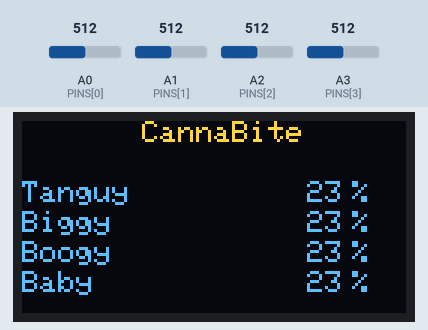
Recording of a sketch running on a simulated Arduino Uno, built with avr-gcc and run on an emulated ATmega328P. On the bench: 128×64 one-colour display. Inputs (shaded band) come from the test bench; at power-on: A0 (PINS[0]) = 512, A1 (PINS[1]) = 512, A2 (PINS[2]) = 512, A3 (PINS[3]) = 512. The OLED is the two-colour kind (top 16 rows yellow).

Above: at 3.2 s.
3.3 s: A0 (PINS[0]) set to 523
6.0 s: A1 (PINS[1]) set to 716
At 6.6 s:
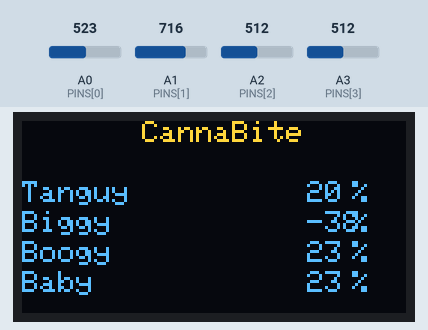
8.7 s: A2 (PINS[2]) set to 716
At 10.9 s:
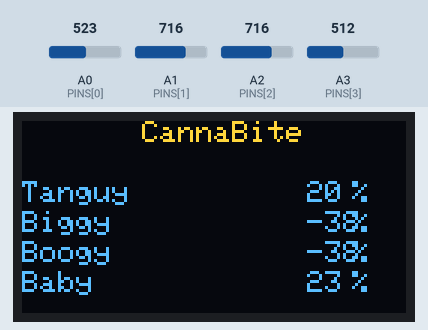
11.7 s: A3 (PINS[3]) set to 716
At 13.7 s:
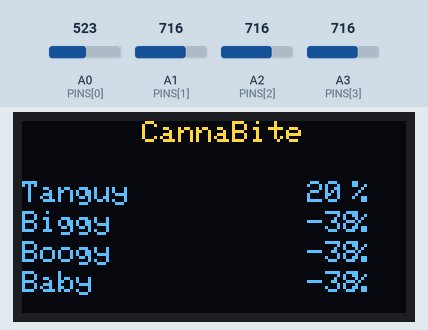
14.4 s: A0 (PINS[0]) set to 716
At 16.9 s:
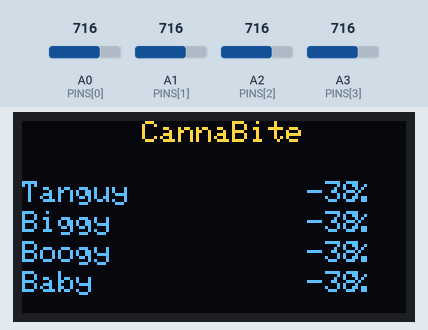
17.8 s: A1 (PINS[1]) set to 992
At 19.6 s:
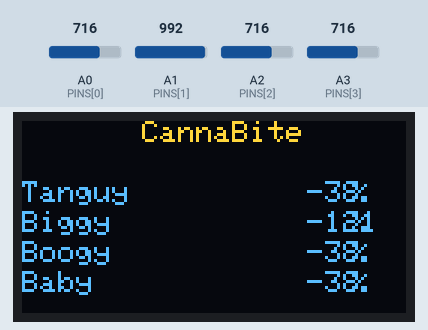
Timing chart, 0 to 21.1 s (numbered marks = the images above; inputs shaded):
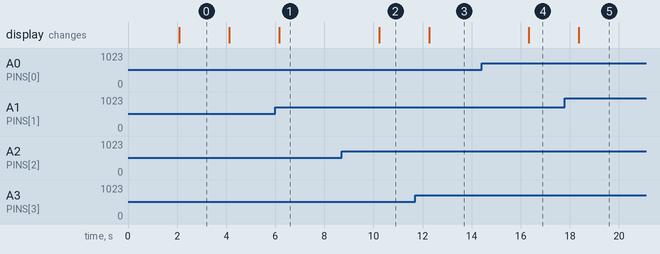

Measured:
- after the input at 6.0 s, the display: changes after 0.16 s (image 1)
- after the input at 8.7 s, the display: changes after 1.5 s (image 2)
- after the input at 11.7 s, the display: changes after 0.56 s (image 3)
- after the input at 14.4 s, the display: changes after 1.9 s (image 4)
- after the input at 17.8 s, the display: changes after 0.56 s (image 5)

The sketch:

arrosage.ino
```cpp
void setup() {
  setupDebug();
  setupScreen();

}

void loop() {
  readMoist();
  displayMoist();
  //displayCycle();
  delay(2000);
}
```

_0_.ino
```cpp
const bool DEBUG = false;
```

_1_debug.ino
```cpp
void setupDebug() {
  if(DEBUG) {
    Serial.begin(9600);
    Serial.println("Debug started");
  }
}

void debug(String s) {
  if(DEBUG)
    Serial.print(s);
}

void debugln(String s) {
  if(DEBUG)
    Serial.println(s);
}
```

_1_moisture.ino
```cpp
const int NB_CAPT = 4;
const int PINS[NB_CAPT] = {A0, A1, A2, A3};

int moistures[NB_CAPT];

String names[NB_CAPT] = {
  "Tanguy",
  "Biggy",
  "Boogy",
  "Baby"
};

void setupMoist() {
  for(int i=0; i<NB_CAPT; i++) {
    pinMode(PINS[i], INPUT);
  }
}

void readMoist() {
  for(int i=0; i<NB_CAPT; i++) {
    int rawInput = analogRead(PINS[i]);
    moistures[i] = mapMoist(rawInput);
    debug("[Input "); debug(String(i)); debug("] ");
    debug("Raw: "); debug(String(rawInput)); debug(", ");
    debug(String(moistures[i])); debug("%");
    debugln("");
  }
}

const int WET_INPUT = 260;
const int DRY_INPUT = 590;

int mapMoist(int analogInput) {
  return map(analogInput, DRY_INPUT, WET_INPUT, 0, 100);
}
```

_1_screen.ino
```cpp
// A5 SCK  I2C Clock
// A4 SDA  I2C Data

#include <Wire.h>
#include <Adafruit_GFX.h>
#include <Adafruit_SSD1306.h>

#define SCREEN_WIDTH 128
#define SCREEN_HEIGHT 64

Adafruit_SSD1306 oled(SCREEN_WIDTH, SCREEN_HEIGHT, &Wire, -1);

void setupScreen() {
  // initialize OLED display with address 0x3C for 128x64
  if (!oled.begin(SSD1306_SWITCHCAPVCC, 0x3C)) {
    while (true);
  }

  delay(2000);         // wait for initializing
  oled.clearDisplay();
  oled.setTextSize(1);
  oled.setTextColor(WHITE);
  oled.display();
}

/*
int loadCycle = 0;

void displayCycle() {
  switch(loadCycle) {
    case 0:
      oled.drawRect(0, 15, 60, 40, WHITE);
      break;
    case 1:
      oled.drawTriangle(30, 15, 0, 60, 60, 60, WHITE);
      break;
    case 2:
      oled.drawCircle(0, 10, 0, WHITE);
      break;
  }

  oled.display();
  loadCycle = (loadCycle + 1) % 3;
}
*/
```

_2_routine.ino
```cpp
void displayMoist() {
  oled.clearDisplay();

  oled.setCursor(40, 0);
  oled.println("CannaBite");

  for(int i=0; i<NB_CAPT; i++) {
    int line = 20 + 10*i;

    oled.setCursor(0, line);
    oled.println(names[i]);

    oled.setCursor(95, line);
    int percent =  moistures[i];
    oled.println(String(percent));

    oled.setCursor(110, line);
    oled.println("%");
  }

  oled.display();
}
```
